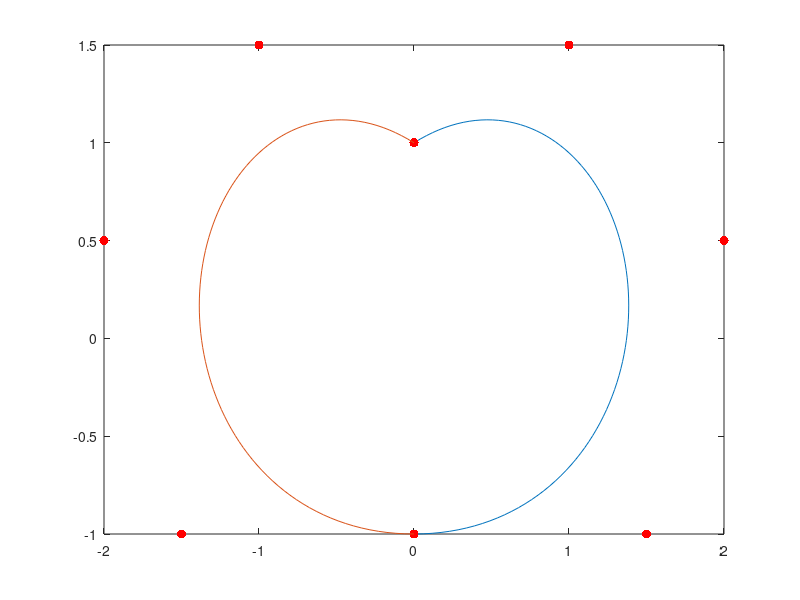

Write MATLAB code to recreate this figure.

%File similar to "bens_1.m" but makes two graphs out of 10 points, thus 5 points per graph

%Set of points that will form a heart, but will be two different colors thus being two graphs in one
P = [0 1 1 1.5 2 0.5 1.5 -1 0 -1; 0 -1 -1.5 -1 -2 0.5 -1 1.5 0 1];
clf;  %Clear figures

%iterate each half of the heart
for m=1:2
    %iterate of each set of points in both halves
    for k=1:5
    %Plot the control points
     plot(P(m,2*k-1),P(m,2*k),'r.','MarkerSize',20);
     hold on;
    end

    t = 0:.01:1;

    % The cubic Bernstein basis functions
    B=@(k,n,t) nchoosek(n,k)*(1-t).^(n-k).*t.^k;

    B0 = B(0,4,t);
    B1 = B(1,4,t);
    B2 = B(2,4,t);
    B3 = B(3,4,t);
    B4 = B(4,4,t);

    % Multiplying the individual value of each point to the Berstein function then summing them together
    x= P(m,1) * B0  +  P(m,3) * B1  +  P(m,5) * B2  +  P(m,7) * B3 + P(m,9) * B4;
    y= P(m,2) * B0  +  P(m,4) * B1  +  P(m,6) * B2  +  P(m,8) * B3 + P(m,10) * B4;

    plot(x,y);   % Plot Bezier curve (x(t), y(t))
    hold on;
end
